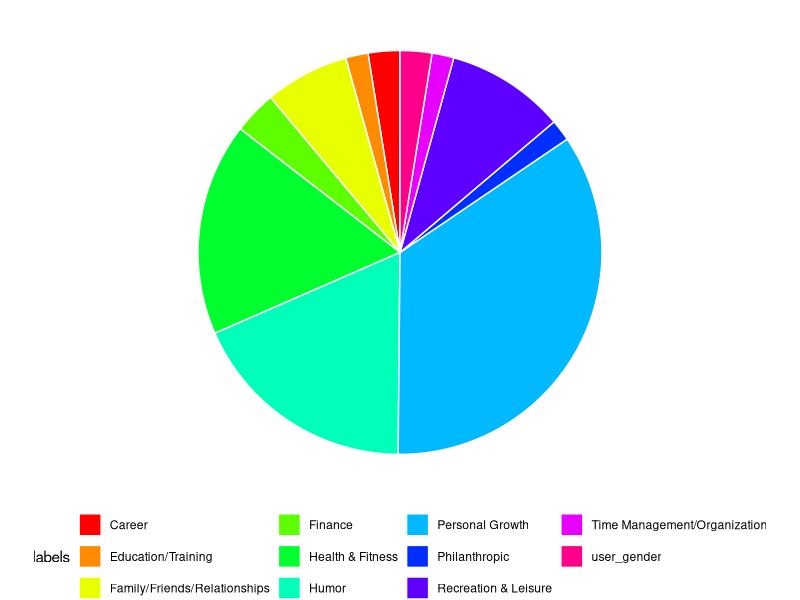

This chart was generated by the following R code: (Note: this script raises an error after producing the figure.)
# Install and load necessary packages
install.packages("ggplot2")
library(ggplot2)
library(dplyr)

# Define the data
labels <- c('Career', 'Education/Training', 'Family/Friends/Relationships', 'Finance',
            'Health & Fitness', 'Humor', 'Personal Growth', 'Philanthropic',
            'Recreation & Leisure', 'Time Management/Organization', 'user_gender')
sizes <- c(123, 87, 327, 167, 825, 887, 1678, 83, 461, 85, 123)
explode <- c(0, 0, 0, 0, 0, 0, 0.1, 0, 0, 0, 0)

# Create a data frame
data <- data.frame(labels, sizes, explode)

# Set a color palette
colors <- rainbow(length(labels))

# Create a pie chart with values
pie_chart <- ggplot(data, aes(x = "", y = sizes, fill = labels)) +
  geom_bar(stat = "identity", width = 1, color = "white", position = position_fill(vjust = 0.5)) +
  coord_polar("y") +
  theme_void() +
  theme(legend.position="bottom") +
  scale_fill_manual(values = colors)

# Display the pie chart with values outside
print(pie_chart)

# Add a user_gender column (assuming it's a character column)
data$user_gender <- c("Male", "Female", "Male", "Female", "Male", "Female", "Male", "Female", "Male", "Female", "Male")

# Convert 'user_gender' to a factor with numeric levels
data$user_gender <- factor(data$user_gender, levels = c("Male", "Female"), labels = c(1, 2))

# Display the counts
gender_counts <- table(data$user_gender)
print(gender_counts)

# Create vector of categories, Collapse into regex string with str_c() and collapse, Use str_detect() to check for matches,Filter the rows with filter()

library(stringr)

categories <- c("Career", "Education/Training", "Family/Friends/Relationships", "Finance",  
                "Health & Fitness", "Humor", "Personal Growth", "Philanthropic",
                "Recreation & Leisure", "Time Management/Organization")

category_regex <- str_c(categories, collapse = "|") 

category_gender <- tweetcategory_gender %>% 
  filter(str_detect(tweet_category, category_regex))

library(dplyr)
library(ggplot2)

# Summarize retweet count by category
newyear_summary <- New_years_resolutions %>% 
  group_by(tweet_category) %>%
  summarize(retweets = sum(retweet_count))

# Plot 
ggplot(newyear_summary, aes(x=retweets, y=tweet_category)) + 
  geom_col(fill="maroon") +
  labs(x="Sum of Retweets", 
       y="Categories",
       title="Sum of Retweets By Categories")



# Confirm retweet_count column exists
glimpse(New_years_resolutions) 

# Check if any NA values
sum(is.na(New_years_resolutions$retweet_count))

# Alternative aggregation 
newyear_summary <- New_years_resolutions %>%
  group_by(tweet_category) %>%
  summarize(retweets = mean(retweet_count, na.rm = TRUE))

# Check if values look reasonable
head(newyear_summary)

library(ggplot2)
library(RColorBrewer)

ggplot(New_years_resolutions, aes(x=tweet_region)) +
  geom_bar(aes(fill=tweet_region), color="black") + 
  scale_fill_brewer(palette = "viridis") +
  ggtitle("Number of tweets by different region") +
  theme(plot.title = element_text(hjust = 0.5))

